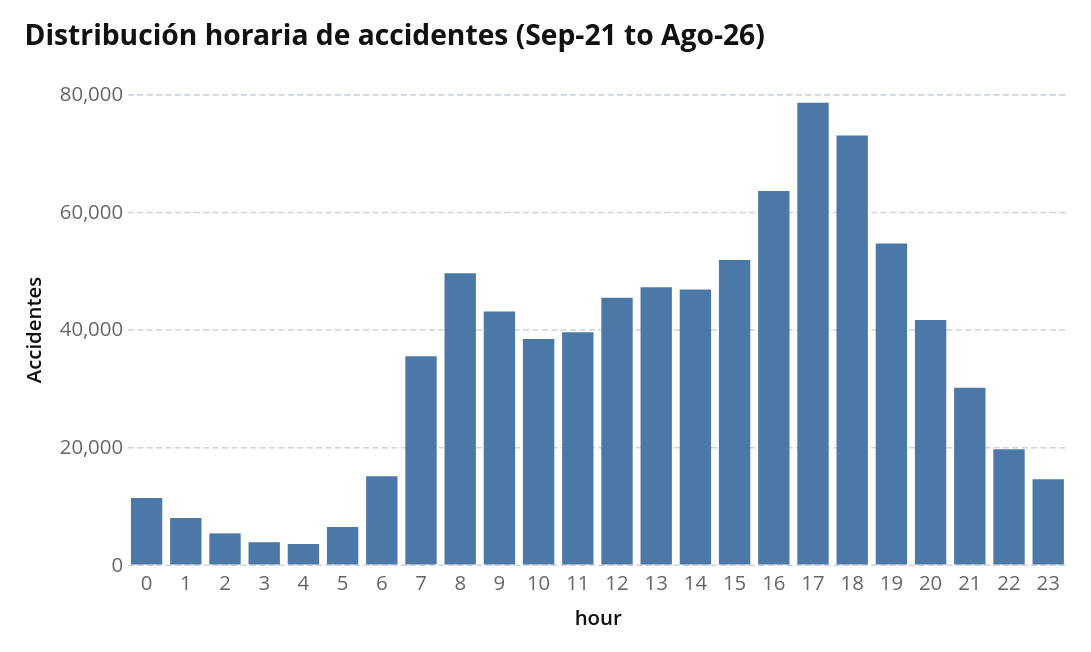

The code cell stored with this chart in its notebook:
### Code cell
chart = (
    alt.Chart(accidents_by_hour)
    .mark_bar()
    .encode(
        x=alt.X("hour:O", title="hour", axis=alt.Axis(labelAngle=0)),
        y=alt.Y("Number of Accidents:Q", title="Accidentes"),
        tooltip=["hour", "Number of Accidents"]
    )
    .properties(
        title="Distribución horaria de accidentes (Sep-21 to Ago-26)",
        width=600,
        height=300
    )
    .configure_view(strokeWidth=0)   # quita el borde del gráfico (similar a sns.despine)
    .configure_axis(domain=False)    # quita las líneas de los ejes x e y
)

chart

### Figure 1 — Vega-Lite specification as saved in the notebook (floating-point values rounded to 4 significant figures)
{"config": {"background": "white", "padding": 15, "mark": {"tooltip": true}, "point": {"filled": true, "size": 60, "stroke": "white", "strokeWidth": 1}, "circle": {"filled": true, "stroke": "white", "strokeWidth": 1}, "square": {"filled": true, "stroke": "white", "strokeWidth": 1}, "line": {"strokeWidth": 4, "strokeCap": "round", "strokeJoin": "round"}, "bar": {"cornerRadiusEnd": 0}, "area": {"opacity": 0.7}, "arc": {"stroke": "white", "strokeWidth": 1}, "rect": {"stroke": "#8A969F", "strokeWidth": 0.5}, "geoshape": {"stroke": "#666666", "strokeWidth": 0.3, "strokeJoin": "round", "strokeCap": "round"}, "title": {"font": "Open Sans, sans-serif", "fontSize": 18, "fontWeight": 700, "lineHeight": 22, "color": "#111111", "anchor": "start", "offset": 21, "subtitleFont": "Open Sans, sans-serif", "subtitleFontSize": 15, "subtitleFontWeight": 400, "subtitleLineHeight": 18, "subtitleColor": "#666666", "subtitlePadding": 3}, "axis": {"domain": false, "grid": true, "gridColor": "#CED4DE", "gridDash": [4, 2], "gridWidth": 1, "labelFont": "Open Sans, sans-serif", "labelFontSize": 13, "labelFontWeight": 400, "labelColor": "#666666", "labelPadding": 3, "tickColor": "#CED4DE", "tickSize": 5, "tickCount": 5, "titleFont": "Open Sans, sans-serif", "titleFontSize": 13, "titleFontWeight": 600, "titleColor": "#111111", "titlePadding": 9}, "axisX": {"grid": false, "tickSize": 0, "labelAngle": 0}, "axisY": {"domain": false, "ticks": false, "gridColor": "#CED4DE", "gridDash": [4, 2], "gridWidth": 1}, "axisQuantitative": {"tickCount": 5}, "axisBand": {"labelPadding": 6, "tickSize": 0}, "axisTemporal": {"grid": false}, "legend": {"labelFont": "Open Sans, sans-serif", "labelFontSize": 13, "labelFontWeight": 600, "labelColor": "#111111", "titleFont": "Open Sans, sans-serif", "titleFontSize": 13, "titleFontWeight": 600, "titleColor": "#111111", "titlePadding": 3, "symbolSize": 196, "symbolStrokeWidth": 0, "padding": 15, "offset": 21, "columnPadding": 21, "orient": "bottom", "labelLimit": 200, "titleLimit": 200}, "view": {"stroke": null, "continuousWidth": 600, "continuousHeight": 400, "strokeWidth": 0}, "range": {"category": ["#34A7F2", "#FF9800", "#664AB6", "#4EC2C0", "#F3578E", "#081079", "#0C7C68", "#AA0000", "#DDDA21"], "diverging": ["#920000", "#BD6126", "#E3A763", "#EFEFEF", "#80BDE7", "#3587C3", "#025288"], "heatmap": ["#E3F6FD", "#75CCEC", "#089BD4", "#0169A1", "#023B6F"], "ordinal": ["#E3F6FD", "#75CCEC", "#089BD4", "#0169A1", "#023B6F"], "ramp": ["#E3F6FD", "#75CCEC", "#089BD4", "#0169A1", "#023B6F"]}, "scale": {"bandPaddingInner": 0.2, "bandPaddingOuter": 0.1, "pointPadding": 0.5}, "header": {"labelFont": "Open Sans, sans-serif", "labelFontSize": 13, "labelFontWeight": 600, "labelColor": "#111111", "titleFont": "Open Sans, sans-serif", "titleFontSize": 15, "titleFontWeight": 600, "titleColor": "#111111"}, "concat": {"spacing": 18}, "facet": {"spacing": 18}, "selection": {"point": {"on": "click", "clear": "dblclick"}, "interval": {"mark": {"fill": "#0071BC", "fillOpacity": 0.15, "stroke": "#0071BC", "strokeWidth": 1}}}}, "data": {"name": "data-14efc3c23f5fdc3e26b93d3440c05c0e"}, "mark": {"type": "bar"}, "encoding": {"tooltip": [{"field": "hour", "type": "quantitative"}, {"field": "Number of Accidents", "type": "quantitative"}], "x": {"axis": {"labelAngle": 0}, "field": "hour", "title": "hour", "type": "ordinal"}, "y": {"field": "Number of Accidents", "title": "Accidentes", "type": "quantitative"}}, "height": 300, "title": "Distribución horaria de accidentes (Sep-21 to Ago-26)", "width": 600, "$schema": "https://vega.github.io/schema/vega-lite/v6.4.1.json", "datasets": {"data-14efc3c23f5fdc3e26b93d3440c05c0e": [{"hour": 7, "Number of Accidents": 35429}, {"hour": 18, "Number of Accidents": 72939}, {"hour": 22, "Number of Accidents": 19618}, {"hour": 5, "Number of Accidents": 6375}, {"hour": 8, "Number of Accidents": 49516}, {"hour": 13, "Number of Accidents": 47134}, {"hour": 20, "Number of Accidents": 41596}, {"hour": 1, "Number of Accidents": 7918}, {"hour": 4, "Number of Accidents": 3473}, {"hour": 6, "Number of Accidents": 15021}, {"hour": 15, "Number of Accidents": 51780}, {"hour": 3, "Number of Accidents": 3781}, {"hour": 0, "Number of Accidents": 11326}, {"hour": 16, "Number of Accidents": 63507}, {"hour": 2, "Number of Accidents": 5286}, {"hour": 12, "Number of Accidents": 45358}, {"hour": 11, "Number of Accidents": 39490}, {"hour": 14, "Number of Accidents": 46748}, {"hour": 21, "Number of Accidents": 30056}, {"hour": 19, "Number of Accidents": 54604}, {"hour": 10, "Number of Accidents": 38362}, {"hour": 9, "Number of Accidents": 43004}, {"hour": 17, "Number of Accidents": 78515}, {"hour": 23, "Number of Accidents": 14480}]}}
